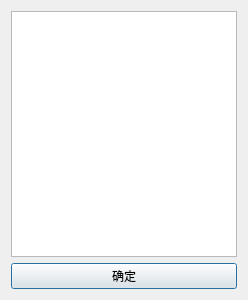
<?xml version="1.0" encoding="UTF-8"?>
<ui version="4.0">
 <class>LoadLineDetTuneDataDialog</class>
 <widget class="QDialog" name="LoadLineDetTuneDataDialog">
  <property name="geometry">
   <rect>
    <x>0</x>
    <y>0</y>
    <width>248</width>
    <height>300</height>
   </rect>
  </property>
  <property name="windowTitle">
   <string>加载线阵校正数据</string>
  </property>
  <layout class="QGridLayout" name="gridLayout">
   <item row="0" column="0">
    <widget class="QListWidget" name="airNamesListWidget"/>
   </item>
   <item row="1" column="0">
    <widget class="QPushButton" name="okButton">
     <property name="text">
      <string>确定</string>
     </property>
    </widget>
   </item>
  </layout>
 </widget>
 <layoutdefault spacing="6" margin="11"/>
 <resources/>
 <connections/>
</ui>
